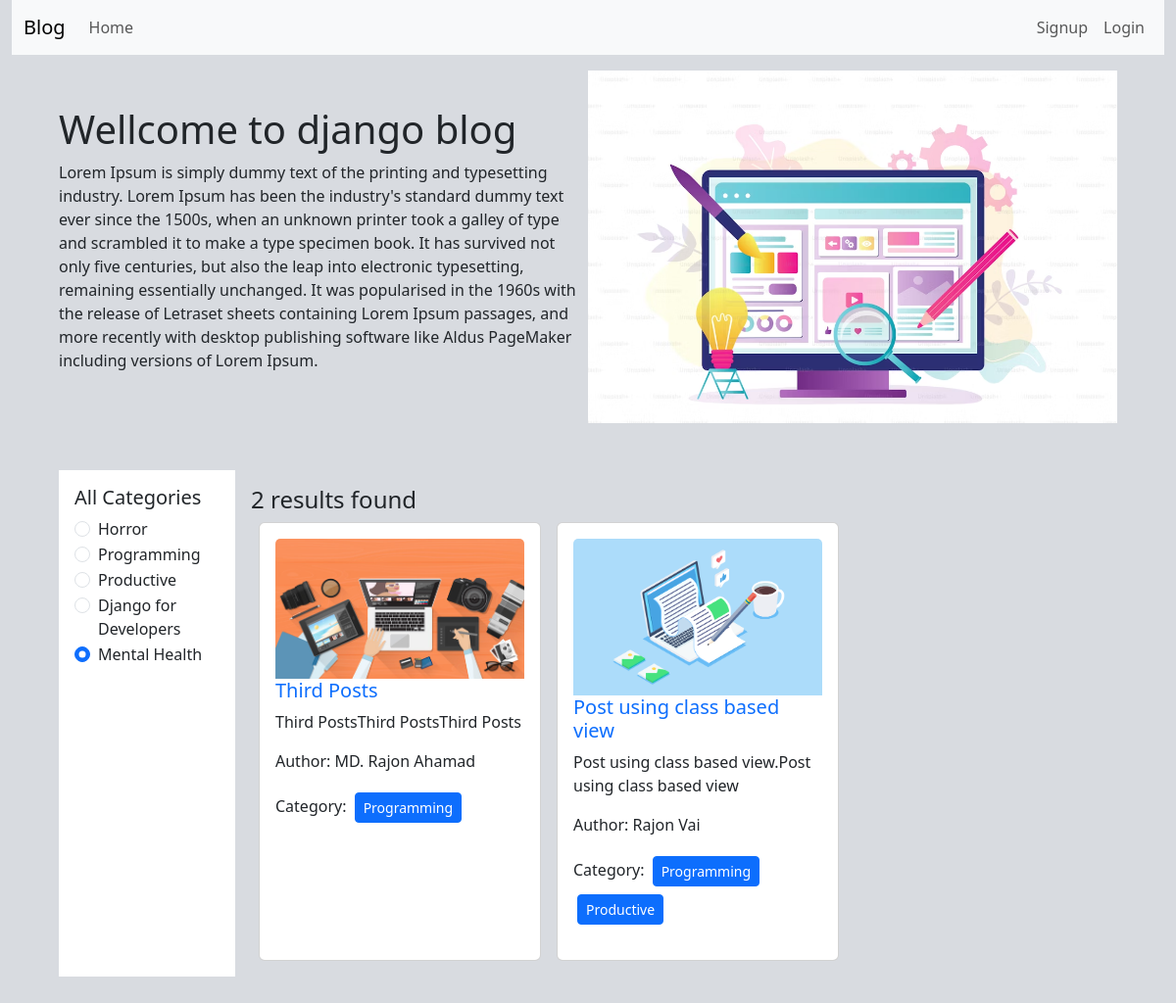
The app's page /, older data.
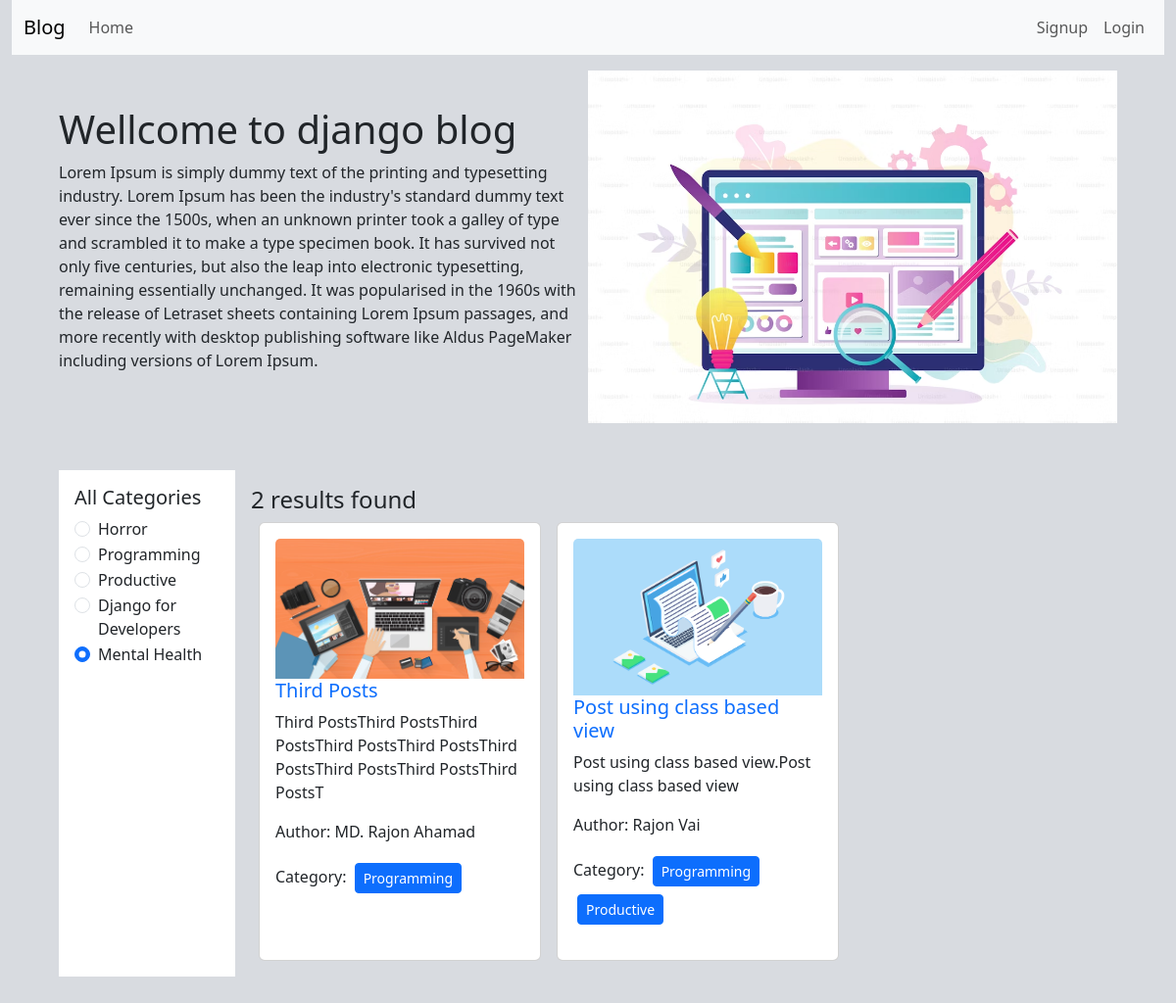
The same page, newer data.
### posts/models.py (models this page shows, shortened)
class Post(models.Model):
    title= models.CharField(max_length=50)
    content = models.TextField()
    category = models.ManyToManyField(Category) #ekta post multiple category te thakte pare abar ekta categoryte multiple post thakte pare
    author = models.ForeignKey(User, on_delete=models.CASCADE)
    image = models.ImageField(upload_to='uploads/', blank= True, null=True)

### blog_project/views.py (the view)
# urls.py: path('', views.home, name="homepage"),
def home(request, category_slug = None):
    data = Post.objects.all()
    if category_slug is not None:
        category = Category.objects.get(slug=category_slug)
        data = Post.objects.filter(category = category)
    categories = Category.objects.all()
    return render(request, 'index.html', {'data':data, 'category':categories})

### templates/index.html
{% extends "base.html" %}
{% load static %}
{% block content %}
<div class="d-flex flex-wrap px-5 pt-3 align-items-center">
  <div class="col-6 ">
    <h1>Wellcome to django blog</h1>
    <p>
      Lorem Ipsum is simply dummy text of the printing and typesetting industry. Lorem Ipsum has been
      the industry's standard dummy text ever since the 1500s, when an unknown printer took a galley
      of type and scrambled it to make a type specimen book. It has survived not only five centuries,
      but also the leap into electronic typesetting, remaining essentially unchanged. It was
      popularised in the 1960s with the release of Letraset sheets containing Lorem Ipsum passages,
      and more recently with desktop publishing software like Aldus PageMaker including versions
      of Lorem Ipsum.
    </p>
  </div>
  <div class="col-6">
    <img src="{% static 'header.avif' %}" width="100%"/>
  </div>
</div>
<div class="d-flex flex-wrap p-5">
  <div class="col-2 bg-white p-3">
    <h5>All Categories</h5>
    {% for cat in category %}
    <div class="form-check">
      <input class="form-check-input" type="radio" name="cateory" id={{ cat.name }} value="option1" checked>
      <label class="form-check-label" for={{ cat.name }}>
        <a href={% url 'category_wise_post' cat.slug %} class="text-decoration-none text-dark">
          {{ cat.name }}
        </a>
      </label>
    </div>
    {% endfor %}
  </div>
  <div class="col-10 p-3">
    <h4>{{ data | length}} results found</h4>
    <div class="d-flex flex-wrap">
      {% for post in data %}
      <div class="card mx-2" style="width: 18rem;">
            <div class="card-body">
              <img src="{{post.image.url}}" class="card-img-top" alt="...">
              <h5 class="card-title"><a href="{% url 'detail_post' post.id%}" class="text-decoration-none">{{post.title}}</a></h5>
              <p class="card-text">
                  {{post.content | slice:"100"}}
              </p>
              <p>Author: {{post.author.first_name}} {{post.author.last_name}}</p>
              <p>Category:
                  {% for cat in post.category.all %}
                  <button class='btn btn-primary btn-sm m-1'>
                      {{cat.name}}
                  </button>
                  {% endfor %}
              </p>
            </div>
        </div>
      {% endfor %}
    </div>
  </div>
</div>
{% endblock %}

Row changes from the older to the newer data that the page shows:
changed Post "Third Posts": content "Third PostsThird PostsThird Posts" → "Third PostsThird PostsThird PostsThird PostsThird PostsThird PostsThird PostsThird PostsThird PostsT"
